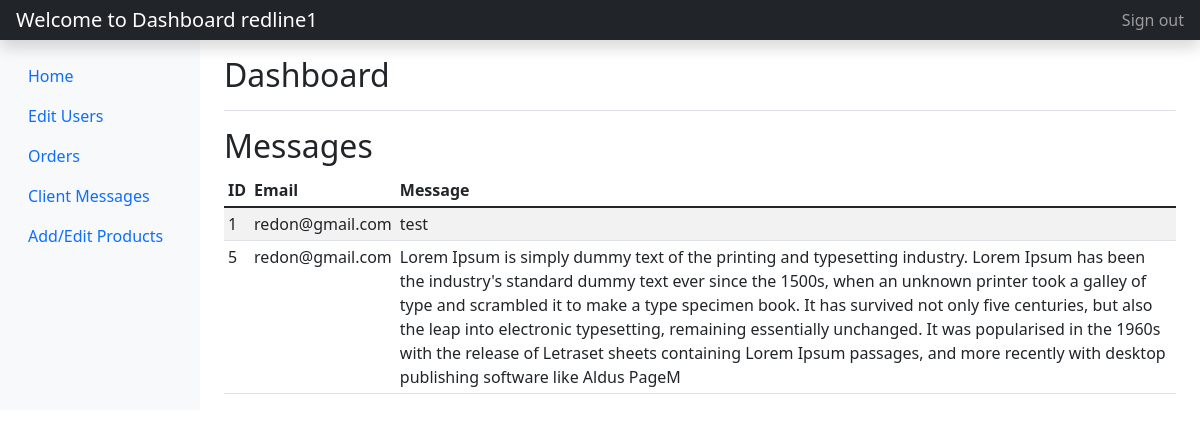
Before: /messagesDashboard.php (signed in) with the older database file.
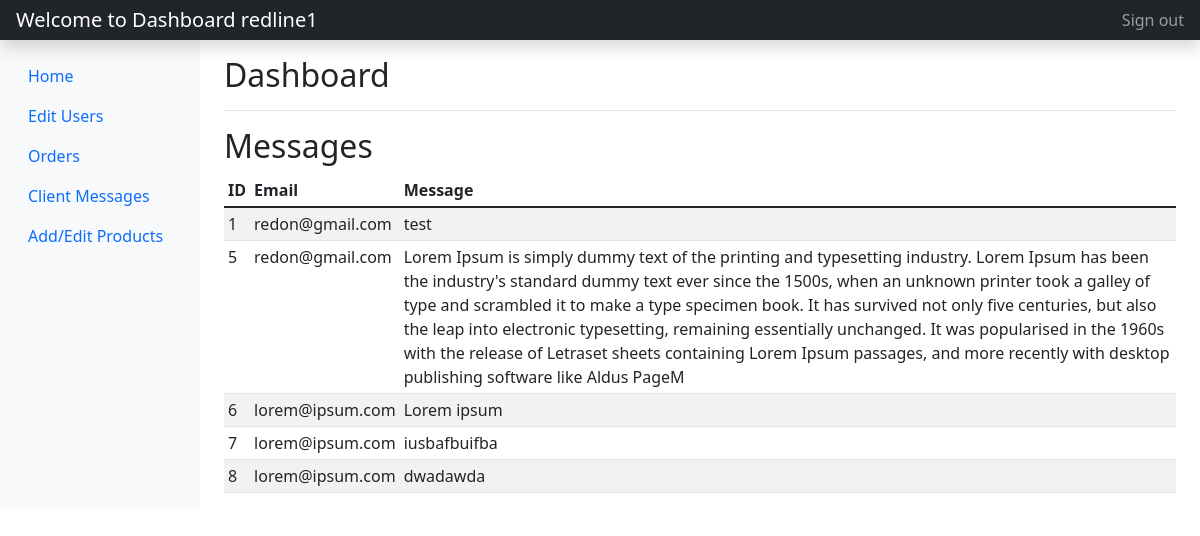
After: the same page with the newer database file.
### tables this page shows
CREATE TABLE `clientmessages` (
  `id` int(100) NOT NULL,
  `email` varchar(535) NOT NULL,
  `message` varchar(535) NOT NULL
);

### messagesDashboard.php (the view, shortened to what this page needs)
<?php
    include_once('config.php');
    $sql = "SELECT * FROM clientmessages";
    $selectMessages= $conn->prepare($sql);
    $selectMessages->execute();
    $messages_data = $selectMessages->fetchAll();
 ?>
 <!DOCTYPE html>
 <html>
 <head>
 	<link href="https://cdn.jsdelivr.net/npm/bootstrap@5.1.3/dist/css/bootstrap.min.css" rel="stylesheet">
 </head>
 <body>
 <header class="navbar navbar-dark sticky-top bg-dark flex-md-nowrap p-0 shadow">
  <a class="navbar-brand col-md-3 col-lg-2 me-0 px-3" href="#"><?php echo "Welcome to Dashboard ".$_SESSION['username']; ?></a>
  <div class="navbar-nav">
    <div class="nav-item text-nowrap">
      <a class="nav-link px-3" href="logout.php">Sign out</a>
    </div>
  </div>
</header>
<div class="container-fluid">
  <div class="row">
    <nav id="sidebarMenu" class="col-md-3 col-lg-2 d-md-block bg-light sidebar collapse">
      <div class="position-sticky pt-3">
        <ul class="nav flex-column">
           <?php if ($_SESSION['isadmin'] == 'true') { ?>
            <li class="nav-item">
              <a class="nav-link" href="project.php">
                Home
              </a>
            </li>
          <li class="nav-item">
            <a class="nav-link active" aria-current="page" href="dashboard.php">
              Edit Users
            </a>
          </li>
          <li class="nav-item">
            <a class="nav-link active" aria-current="page" href="ordersList.php">
              Orders
            </a>
          </li>
          <li class="nav-item">
            <a class="nav-link active" aria-current="page" href="messagesDashboard.php">
              Client Messages
            </a>
          </li>
          <li class="nav-item">
            <a class="nav-link active" aria-current="page" href="editProducts.php">
              Add/Edit Products
            </a>
          </li>
        </ul>
      <?php
      } ?>
      </div>
    </nav>
    <main class="col-md-9 ms-sm-auto col-lg-10 px-md-4">
      <div class="d-flex justify-content-between flex-wrap flex-md-nowrap align-items-center pt-3 pb-2 mb-3 border-bottom">
        <h1 class="h2">Dashboard</h1>
      </div>
    <?php if ($_SESSION['isadmin'] == 'true') { ?>
      <h2>Messages</h2>
      <div class="table-responsive">
        <table class="table table-striped table-sm">
          <thead>
            <tr>
              <th scope="col">ID</th>
              <th scope="col">Email</th>
              <th scope="col">Message</th>
            </tr>
          </thead>
          <tbody>
            <?php foreach ($messages_data as $message_data) { ?>
               <tr>
                <td><?php echo $message_data['id']; ?></td>
                <td><?php echo $message_data['email']; ?></td>
                <td><?php echo $message_data['message'] ?></td>
              </tr>
           <?php  } ?>
          </tbody>
        </table>
      </div>
     <?php  } else {
    } ?>
    </main>
  </div>
</div>
  </body>
</html>
 </body>
 </html>

Changed rows visible on the page:
added clientmessages: id "6", email "lorem@ipsum.com", message "Lorem ipsum"
added clientmessages: id "7", email "lorem@ipsum.com", message "iusbafbuifba"
added clientmessages: id "8", email "lorem@ipsum.com", message "dwadawda"
